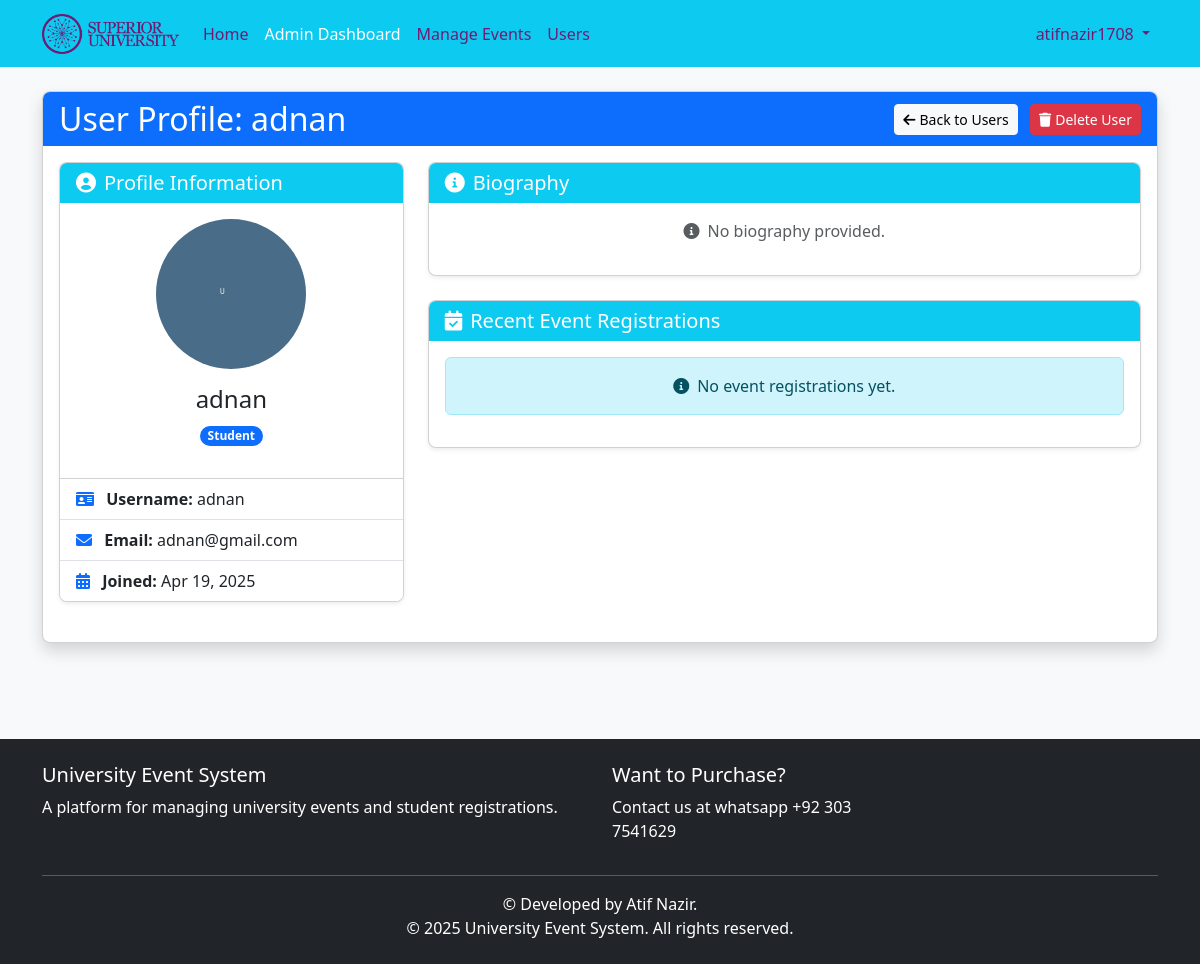
Screenshot of /admin/users/8 (signed in) with the database file from the repository.
### app/models.py (models this page shows, shortened)
class User(db.Model, UserMixin):
    id = db.Column(db.Integer, primary_key=True)
    username = db.Column(db.String(64), unique=True, nullable=False)
    full_name = db.Column(db.String(100), nullable=True)  # New field for full name
    email = db.Column(db.String(120), unique=True, nullable=False)
    password_hash = db.Column(db.String(128), nullable=False)
    role = db.Column(db.String(20), nullable=False, default='student')
    student_id = db.Column(db.String(100), nullable=True)  # New field for student ID
    profile_image = db.Column(db.String(200), nullable=True)  # New field for profile picture URL
    department = db.Column(db.String(100), nullable=True)  # Department
    bio = db.Column(db.String(500), nullable=True)  # Optional bio field
    created_at = db.Column(db.DateTime, default=datetime.utcnow)
    registrations = db.relationship('Registration', backref='user', lazy=True)
    def is_admin(self):
        return self.role == 'admin'

### app/routes/admin.py (the view)
@admin.route('/users/<int:user_id>')
@admin_required
def user_details(user_id):
    user = User.query.get_or_404(user_id)
    registrations = Registration.query.filter_by(user_id=user_id).\
        join(Event, Registration.event_id == Event.id).\
        order_by(Registration.registered_at.desc()).limit(5).all()
    now = datetime.utcnow()
    return render_template('admin/user_details.html',
                          title=f'User Profile: {user.username}',
                          user=user,
                          registrations=registrations,
                          now=now)

### app/models.py (called while the page is built)
@login_manager.user_loader
def load_user(user_id):
    return User.query.get(int(user_id))

### app/routes/admin.py (called while the page is built)
def get_new_registration_count():
    return Registration.query.filter_by(admin_viewed=False).count()

@admin.context_processor
def inject_new_registration_count():
    if current_user.is_authenticated and current_user.is_admin():
        return {'new_registration_count': get_new_registration_count()}
    return {'new_registration_count': 0}

### app/utils/helpers.py (called while the page is built)
def admin_required(f):
    @wraps(f)  # Add this line to preserve the original function name
    def decorated_function(*args, **kwargs):
        if not current_user.is_admin():
            abort(403)  # Forbidden if not an admin
        return f(*args, **kwargs)
    return decorated_function

### app/templates/admin/user_details.html (shortened to what this page needs)
{% extends "base.html" %}
{% block content %}
<div class="row mb-4">
    <div class="col-md-12">
        <div class="card shadow">
            <div class="card-header bg-primary text-white d-flex justify-content-between align-items-center">
                <h2 class="card-title mb-0">User Profile: {{ user.username }}</h2>
                <div>
                    <a href="{{ url_for('admin.users') }}" class="btn btn-light btn-sm me-2">
                        <i class="fas fa-arrow-left me-1"></i>Back to Users
                    </a>
                    {% if user.id != current_user.id %}
                    <button type="button" class="btn btn-danger btn-sm" data-bs-toggle="modal" data-bs-target="#deleteUserModal">
                        <i class="fas fa-trash me-1"></i>Delete User
                    </button>
                    {% endif %}
                </div>
            </div>
            <div class="card-body">
                <div class="row">
                    <div class="col-md-4">
                        <div class="card shadow-sm mb-4">
                            <div class="card-header bg-info text-white">
                                <h5 class="mb-0"><i class="fas fa-user-circle me-2"></i>Profile Information</h5>
                            </div>
                            <div class="card-body text-center">
                                <img src="{{ url_for('static', filename='profile_pics/' + (user.profile_image or 'default.jpg')) }}"
                                     alt="{{ user.username }}'s profile"
                                     class="img-fluid rounded-circle mb-3"
                                     style="width: 150px; height: 150px; object-fit: cover;">
                                <h4>{{ user.full_name or user.username }}</h4>
                                <p class="text-muted">
                                    {% if user.role == 'admin' %}
                                        <span class="badge bg-danger rounded-pill">Administrator</span>
                                    {% else %}
                                        <span class="badge bg-primary rounded-pill">Student</span>
                                    {% endif %}
                                </p>
                            </div>
                            <ul class="list-group list-group-flush">
                                <li class="list-group-item">
                                    <i class="fas fa-id-card me-2 text-primary"></i>
                                    <strong>Username:</strong> {{ user.username }}
                                </li>
                                <li class="list-group-item">
                                    <i class="fas fa-envelope me-2 text-primary"></i>
                                    <strong>Email:</strong> {{ user.email }}
                                </li>
                                <li class="list-group-item">
                                    <i class="fas fa-calendar-alt me-2 text-primary"></i>
                                    <strong>Joined:</strong> {{ user.created_at.strftime('%b %d, %Y') }}
                                </li>
                            </ul>
                        </div>
                    </div>
                    <div class="col-md-8">
                        <div class="card shadow-sm mb-4">
                            <div class="card-header bg-info text-white">
                                <h5 class="mb-0"><i class="fas fa-info-circle me-2"></i>Biography</h5>
                            </div>
                            <div class="card-body">
                                {% if user.bio %}
                                    <p>{{ user.bio }}</p>
                                {% else %}
                                    <p class="text-muted text-center">
                                        <i class="fas fa-info-circle me-2"></i>No biography provided.
                                    </p>
                                {% endif %}
                            </div>
                        </div>
                        <div class="card shadow-sm">
                            <div class="card-header bg-info text-white">
                                <h5 class="mb-0"><i class="fas fa-calendar-check me-2"></i>Recent Event Registrations</h5>
                            </div>
                            <div class="card-body">
                                {% if registrations %}
                                    <div class="table-responsive">
                                        <table class="table table-hover">
                                            <thead>
                                                <tr>
                                                    <th>Event</th>
                                                    <th>Date</th>
                                                    <th>Registered On</th>
                                                    <th>Status</th>
                                                </tr>
                                            </thead>
                                            <tbody>
                                                {% for registration in registrations %}
                                                <tr>
                                                    <td>
                                                        <a href="{{ url_for('admin.event_registrations', event_id=registration.event.id) }}">
                                                            {{ registration.event.title }}
                                                        </a>
                                                    </td>
                                                    <td>{{ registration.event.date.strftime('%b %d, %Y %H:%M') }}</td>
                                                    <td>{{ registration.registered_at.strftime('%b %d, %Y %H:%M') }}</td>
                                                    <td>
                                                        {% if registration.attended %}
                                                            <span class="badge bg-success rounded-pill">Attended</span>
                                                        {% else %}
                                                            {% if registration.event.date > now %}
                                                                <span class="badge bg-warning rounded-pill">Upcoming</span>
                                                            {% else %}
                                                                <span class="badge bg-secondary rounded-pill">Did Not Attend</span>
                                                            {% endif %}
                                                        {% endif %}
                                                    </td>
                                                </tr>
                                                {% endfor %}
                                            </tbody>
                                        </table>
                                    </div>
                                    <div class="text-center mt-3">
                                        <a href="#" class="btn btn-outline-primary btn-sm">
                                            <i class="fas fa-list me-1"></i>View All Registrations
                                        </a>
                                    </div>
                                {% else %}
                                    <div class="alert alert-info text-center">
                                        <i class="fas fa-info-circle me-2"></i>No event registrations yet.
                                    </div>
                                {% endif %}
                            </div>
                        </div>
                    </div>
                </div>
            </div>
        </div>
    </div>
</div>
{% endblock %}

### app/templates/base.html (shortened to what this page needs)
<!DOCTYPE html>
<html lang="en">
<head>
    <link href="https://cdn.jsdelivr.net/npm/bootstrap@5.3.0/dist/css/bootstrap.min.css" rel="stylesheet">
    <link href="https://cdnjs.cloudflare.com/ajax/libs/font-awesome/6.0.0/css/all.min.css" rel="stylesheet">
    <link rel="stylesheet" href="https://cdn.jsdelivr.net/npm/flatpickr/dist/flatpickr.min.css">
    <link rel="stylesheet" href="{{ url_for('static', filename='css/style.css') }}">
    <link rel="stylesheet" href="{{ url_for('static', filename='css/notification.css') }}">
</head>
<body>
    <header>
        <nav class="navbar navbar-expand-lg navbar-dark">
            <div class="container">
                <a class="navbar-brand" href="{{ url_for('main.home') }}">
                    <img src="{{ url_for('static', filename='images/university_logo.png') }}"
                         alt=""
                         height="40"
                         class="d-inline-block align-text-top"
                         onerror="this.style.display='none'; document.getElementById('brand-text').style.display='inline';">
                </a>
                <div class="collapse navbar-collapse" id="navbarNav">
                    <ul class="navbar-nav me-auto">
                        <li class="nav-item">
                            <a class="nav-link {% if request.endpoint == 'main.home' %}active{% endif %}" href="{{ url_for('main.home') }}">Home</a>
                        </li>
                        {% if current_user.is_authenticated %}
                            {% if current_user.is_admin() %}
                                <li class="nav-item">
                                    <a class="nav-link {% if request.endpoint.startswith('admin.') %}active{% endif %}" href="{{ url_for('admin.dashboard') }}">Admin Dashboard</a>
                                </li>
                                <li class="nav-item">
                                    <a class="nav-link {% if request.endpoint == 'admin.events' %}active{% endif %}" href="{{ url_for('admin.events') }}">Manage Events</a>
                                </li>
                                <li class="nav-item">
                                    <a class="nav-link {% if request.endpoint == 'admin.users' %}active{% endif %}" href="{{ url_for('admin.users') }}">Users</a>
                                </li>
                            {% endif %}
                        {% endif %}
                    </ul>
                    <ul class="navbar-nav">
                        {% if current_user.is_authenticated %}
                            <li class="nav-item dropdown">
                                <a class="nav-link dropdown-toggle" href="#" id="navbarDropdown" role="button" data-bs-toggle="dropdown" aria-expanded="false">
                                    {{ current_user.username }}
                                </a>
                            </li>
                        {% endif %}
                    </ul>
                </div>
            </div>
        </nav>
    </header>
    <main class="container py-4">
        {% block content %}{% endblock %}
    </main>
    <footer class="bg-dark text-white mt-5 py-4">
        <div class="container">
            <div class="row">
                <div class="col-md-6">
                    <h5>University Event System</h5>
                    <p>A platform for managing university events and student registrations.</p>
                </div>
                <div class="col-md-3">
                    <h5>Want to Purchase?</h5>
                    <p>Contact us at whatsapp +92 303 7541629</p>
                </div>
            </div>
            <hr>
            <div class="text-center">
                <p class="mb-0">&copy; Developed by Atif Nazir.</p>
                <p class="mb-0">&copy; {{ year }} University Event System. All rights reserved.</p>
            </div>
        </div>
    </footer>
</body>
</html>

### app/static/css/style.css (style rules this page uses)
body { background-color: #f8f9fa; font-family: 'Segoe UI', Tahoma, Geneva, Verdana, sans-serif; }
.navbar-brand { font-weight: 600; }
.card { border-radius: 0.5rem; overflow: hidden; transition: transform 0.3s ease, box-shadow 0.3s ease; }
.card-header { border-bottom: none; }
.btn { border-radius: 0.25rem; }
footer { margin-top: 2rem; }

### app/templates/base.html (style rules this page uses)
header nav.navbar { background-color: #007BFF; }
.navbar-nav .nav-link { color: #701A73 !important; }
.navbar-nav .nav-link.active { color: #ffffff !important; }
.navbar-brand { color: #ffffff; }
.navbar { background-color: #0DCAF0 !important; }

### rows the page displays
User: username "atifnazir1708"
User: username "adnan", full_name+username "adnan", email "adnan@gmail.com", created_at "Apr 19, 2025"
